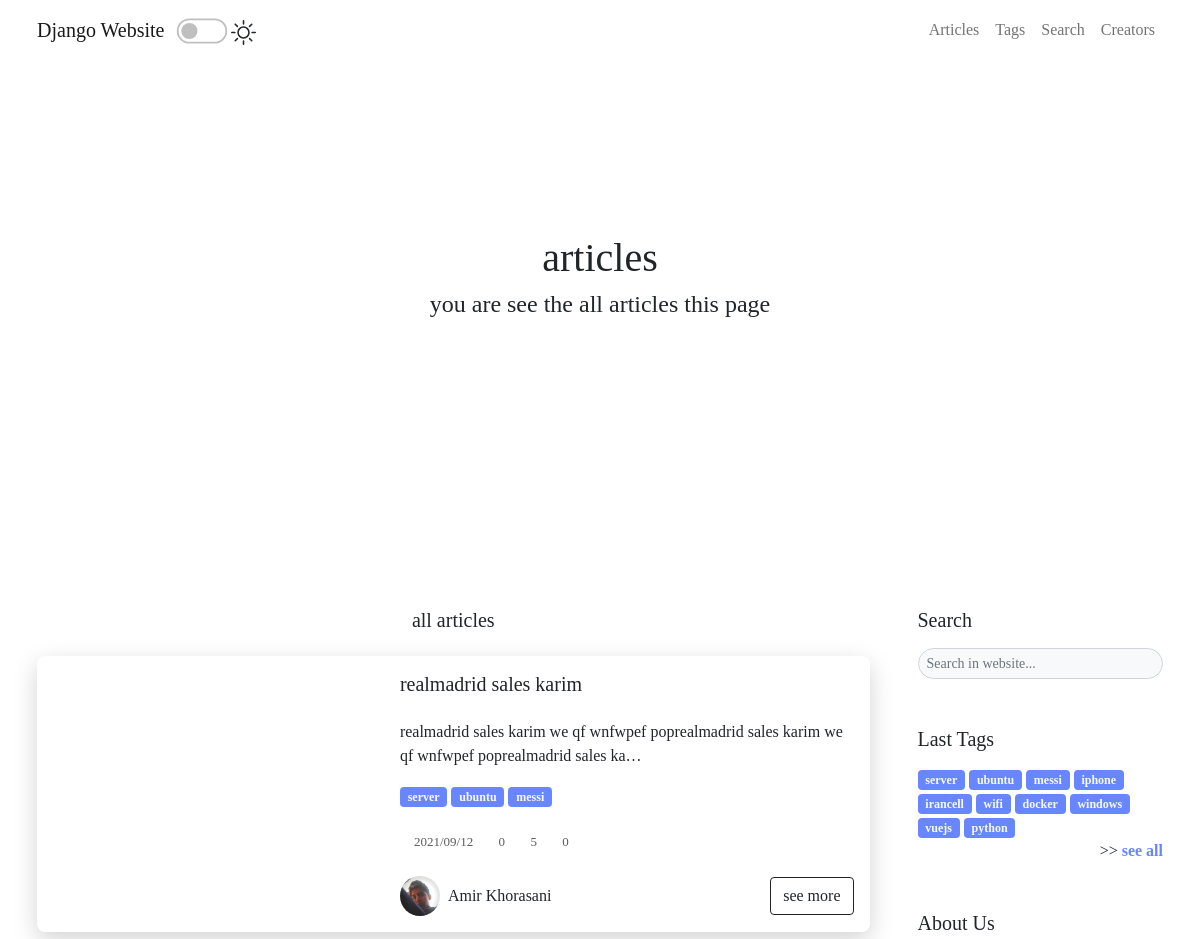
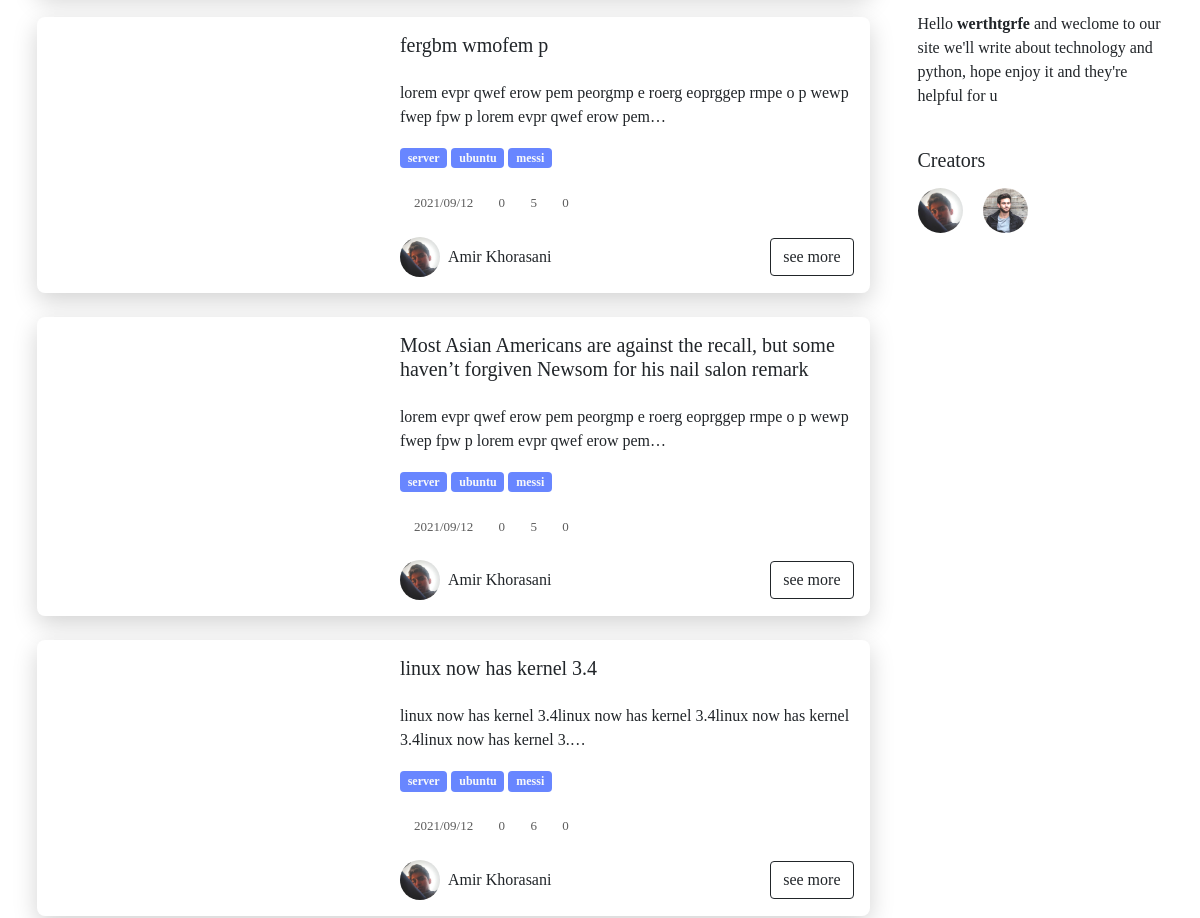
Page /articles (upper part) on the earlier database version (2 pictures, top to bottom).
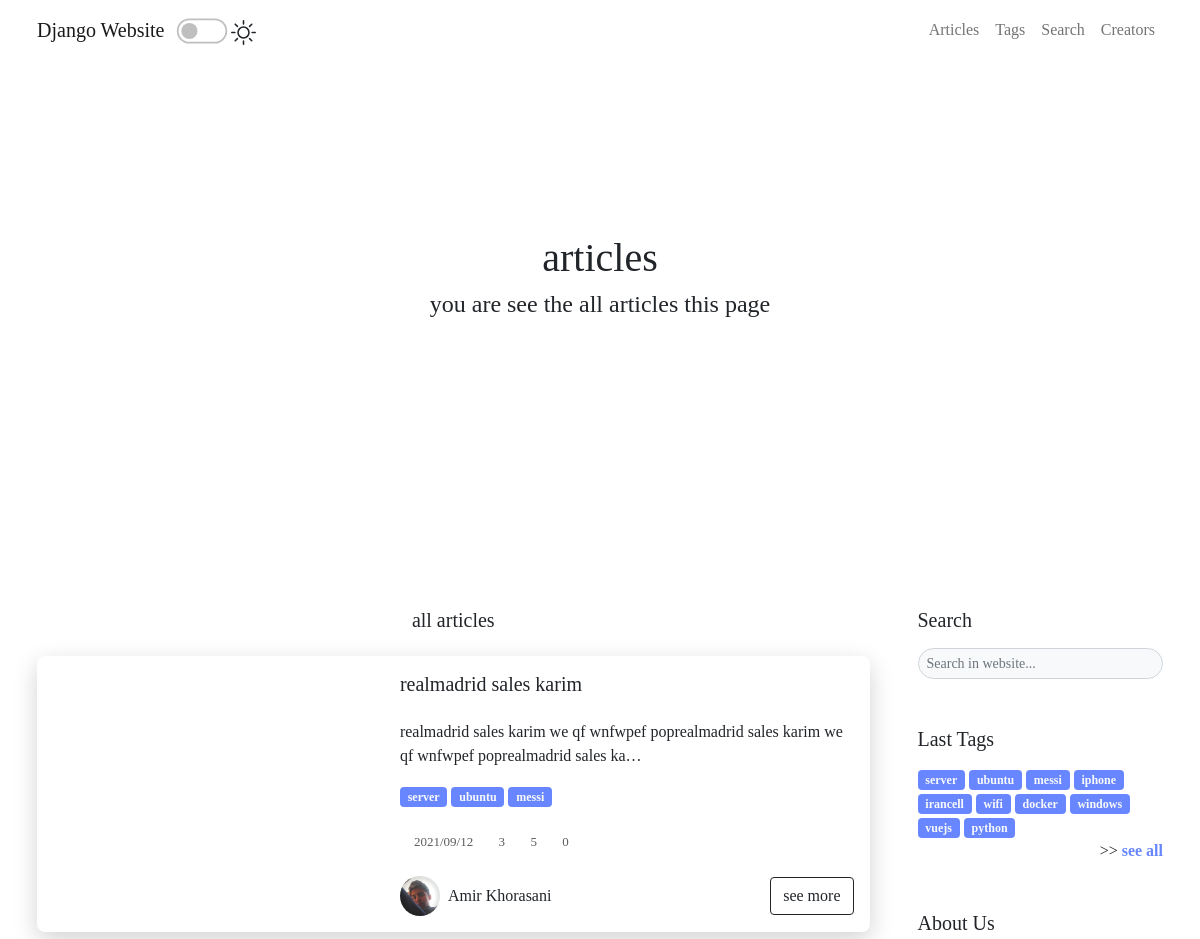
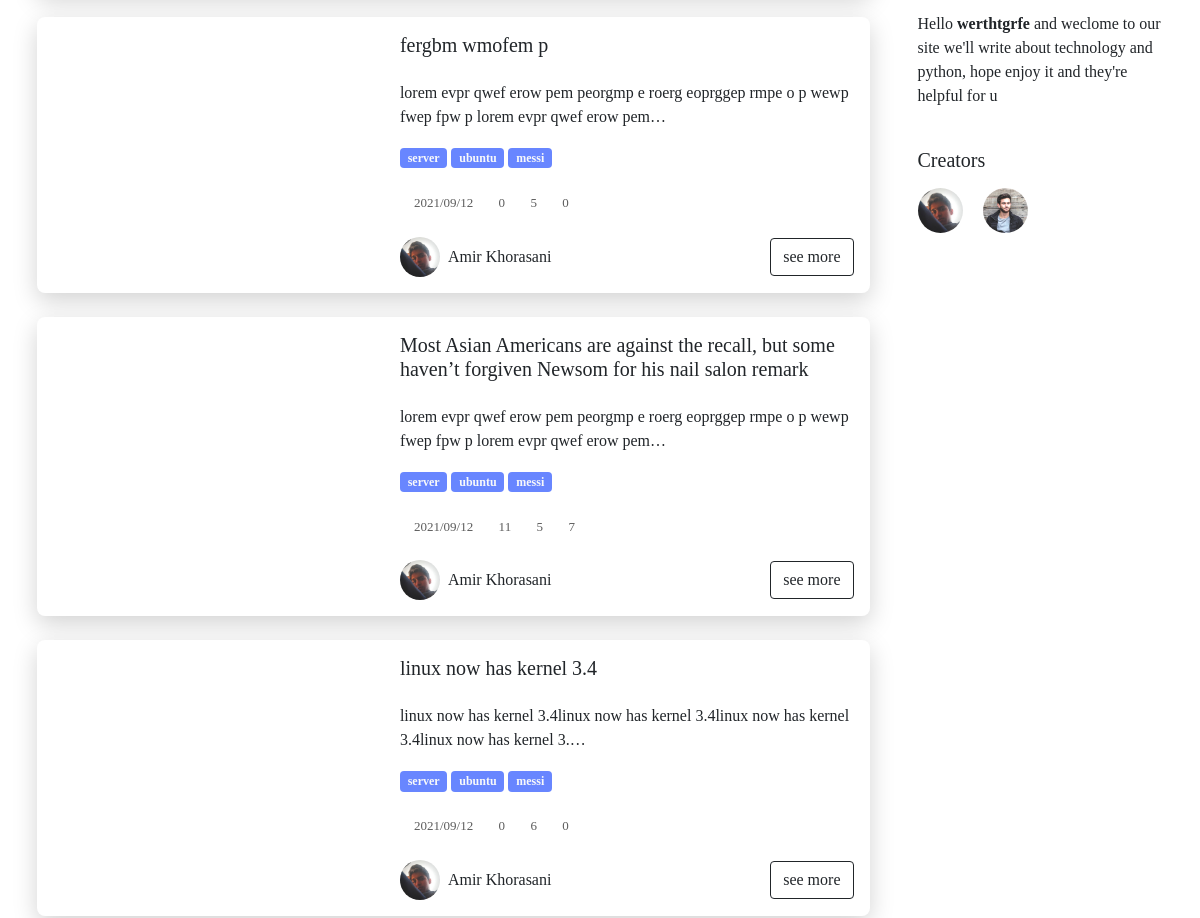
Same page on the later database version (2 pictures, top to bottom).
### blog/models.py (models this page shows, shortened)
class Article(models.Model):
    title_en   = models.CharField(max_length=200) # english title
    title_fa   = models.CharField(max_length=200) # persian title
    desc_en    = models.TextField() # english description for article in home
    desc_fa    = models.TextField() # persian description for article in home
    body_en    = RichTextUploadingField() # english body
    body_fa    = RichTextUploadingField() # persian body
    slug       = models.SlugField(max_length=100,unique=True) # slug of the article
    short_slug = models.SlugField(editable=False) # auto created in auto_slug_article function
    views      = models.IntegerField(default=0) # number of views this article
    status     = models.BooleanField(default=True) # article status => true:publish , false:draft
    created    = models.DateTimeField(auto_now_add=True) # auto complete created time
    updated    = models.DateTimeField(auto_now=True) # auto compelete last update
    author     = models.ForeignKey(User,editable=False,null=True,on_delete=models.SET_NULL) # auto delete article on delete author
    category   = models.ManyToManyField(Category,blank=True,related_name='articles') # article categories
    thumbnail  = models.ImageField(upload_to='thumbnails') # article thumbnail in post card and main page
    readtime   = models.IntegerField(default=0) # suggested time for readnig the article
    class Meta:
        verbose_name_plural = 'Articles'
        ordering            = ['-created'] # for new to old sorting in admin panel
    objects = ArticleManager() # set managers for this class
    def simple_created(self):
        return self.created.strftime("%Y/%m/%d")
    simple_created.short_description = "created"

class User(AbstractUser):
    thumbnail     = models.ImageField(upload_to='creators',default='creators/default.png')
    telegram      = models.URLField(null=True,blank=True)
    instagram     = models.URLField(null=True,blank=True)
    github        = models.URLField(null=True,blank=True)
    user_page_url = models.CharField(max_length=200)
    desc          = RichTextField(null=True)
    skills        = models.CharField(max_length=500,null=True)

class Comment(models.Model):
    admin    = models.ForeignKey(User,editable=False,default=None,null=True,on_delete=models.SET_NULL)
    article  = models.ForeignKey(Article,on_delete=models.CASCADE,related_name='comments')
    name     = CharField(max_length=50)
    desc     = RichTextField()
    created  = models.DateTimeField(auto_now_add=True)
    reply_to = models.ForeignKey('self',null=True,blank=True,on_delete=models.CASCADE,related_name='replies')
    status   = models.BooleanField(default=False) # comment status => true:publish , false:draft
    avatar   = models.ForeignKey(Avatar,on_delete=models.SET_NULL,null=True)
    class Meta:
        ordering = ('-created',)
    objects = CommentsManager()

### blog/views.py (the view)
# urls.py: path('articles',ArticlesView,name='articles'),
def ArticlesView(request):
    articles_query = get_list_or_404(Article.objects.active())
    paginator      = Paginator(articles_query,5)
    page           = request.GET.get('p')
    articles       = paginator.get_page(page)
    context        = {
        'articles':articles,
    }
    return render(request,'articles.html',context)

### blog/models.py (called while the page is built)
	def active(self):
		return self.filter(status=True)

    def active(self):
        return [item for item in self.filter(status=True) if len(item.articles.active()) > 0]

### blog/templatetags/template_tags.py (called while the page is built)
@register.simple_tag
def author_full_name(author):
    if author.first_name:
        return f'{author.first_name.capitalize()} {author.last_name.capitalize()}'
    else:
        return author.username.capitalize()

@register.inclusion_tag('partials/col_4_about.html')
def col_4_about():
    return {
        'col_4_about': contents.data_set['about']
    }

@register.inclusion_tag('partials/col_4_tags.html')
def col_4_tags():
    categories_query   = Category.objects.active()   # get all active categories
    categories_query   = [category for category in categories_query if len(category.articles.active()) > 0] #check if length is bigger than 0 and tag already used before
    if len(categories_query) <= contents.data_set['col_4_tags_count']:
        return {
            'fix' : True,
            'col_4_tags': categories_query,
        }
    else:
        return {
            'fix' : False,
            'col_4_tags': categories_query[:contents.data_set['col_4_tags_count']],
        }

### template/articles.html (shortened to what the changed rows need)
{% load static %} {% load template_tags %}
<!DOCTYPE html>
<html lang="en">
<head>
    <link rel="stylesheet" href="{% static 'blog/css/swiper.min.css' %}">
    <link rel="stylesheet" href="{% static 'blog/css/bootstrap.css' %}">
    <link rel="stylesheet" href="{% static 'blog/fontawesome-free-5.15.3-web/css/all.css' %}">
    <link rel="stylesheet" href="{% static 'blog/css/custom.css' %}">
    <link rel="stylesheet" href="{% static 'blog/css/responsiv.css' %}">
    <link rel="stylesheet" href="{% static 'blog/css/pages/tags.css' %}">
</head>
<body data-src="../media/img/header.jpg">
    <header class="thumbnail">
        <div class="text-center header-img">
            <h1 class="w-100">
                articles
            </h1>
        </div>
    </header>
    <main class="py-5">
        <div class="container">
            <div class="row gx-md-5">
                <div class="col-md-8 col-lg-9">
                    <section>
                        {% for article in articles %}
                        <div class="card rounded my-4 overflow-hidden">
                            <div class="row g-0">
                                <div class="col-lg-6 col-xl-5 p-3">
                                    <div class="img-card h-100 rounded" data-src="'{{ article.thumbnail.url }}'"></div>
                                </div>
                                <div class="col-lg-6 col-xl-7 p-3">
                                    <h5 class="pb-3">
                                        {{ article.title_en }}
                                    </h5>
                                    <p class="mb-3">
                                        {{ article.desc_en|safe|truncatechars:100 }}
                                    </p>
                                    {% for category in article.category.active %}
                                    <a href="{% url 'blog:tag' category.slug %}" class="badge bg-info text-light text-decoration-none">
                                            {{ category.name_en }}
                                        </a> {% endfor %}
                                    <div class="icons-card pt-2 mt-3">
                                        <div class="d-inline-flex w-auto align-items-center flex-wrap">
                                            <i class="fas fa-calendar"></i>
                                            <p class="m-0 ps-1 pe-2">{{ article.created|date:'Y/m/d' }}</p>
                                        </div>
                                        <div class="d-inline-flex w-auto align-items-center flex-wrap">
                                            <i class="fas fa-eye"></i>
                                            <p class="m-0 ps-1 pe-2">{{ article.views }}</p>
                                        </div>
                                        <div class="d-inline-flex w-auto align-items-center flex-wrap">
                                            <i class="fas fa-clock"></i>
                                            <p class="m-0 ps-1 pe-2">{{ article.readtime }}</p>
                                        </div>
                                        <div class="d-inline-flex w-auto align-items-center flex-wrap">
                                            <i class="fas fa-comment"></i>
                                            <p class="m-0 ps-1 pe-2">{{ article.comments.all|length }}</p>
                                        </div>
                                    </div>
                                    <div class="d-flex align-items-center justify-content-between flex-wrap">
                                        <a href="/{{ article.author.user_page_url }}" class="pe-3 text-decoration-none mt-4 dark-on text-dark d-inline-flex align-items-center">
                                            <img src="{{ article.author.thumbnail.url }}" class="img-sm rounded-pill " alt="">
                                            <div class="px-2">
                                                <span>
                                                        {% author_full_name article.author %}
                                                    </span>
                                            </div>
                                        </a>
                                        <a href="{% url 'blog:article_slug' article.slug %}" class="btn btn-outline-dark d-block ms-auto mt-4">
                                                see more
                                        </a>
                                    </div>
                                </div>
                            </div>
                        </div>
                        {% endfor %}
                    </section>
                </div>
            </div>
        </div>
    </main>
</body>
</html>

Differences in the rows shown:
changed Article "realmadrid sales karim": views "0" → "3"
changed Article (number 3 of 4 on the later page): views "0" → "11"; comments.all|length "0" → "7"
